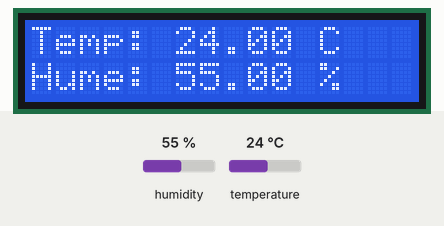
This sketch was run on a simulated Arduino Uno, built with avr-gcc and run on an emulated ATmega328P. Shown: 16×2 character LCD. Inputs (shaded band) come from the test bench; at power-on: humidity 55 %, temperature 24 °C.

Above: at 1.2 s.
1.3 s: humidity set to 22 %
At 3.1 s:
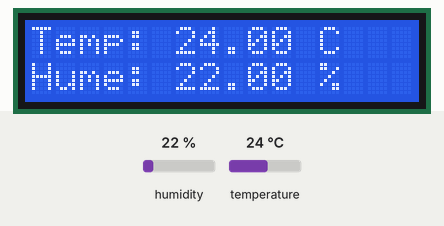
4.0 s: temperature set to 12 °C
At 5.2 s:
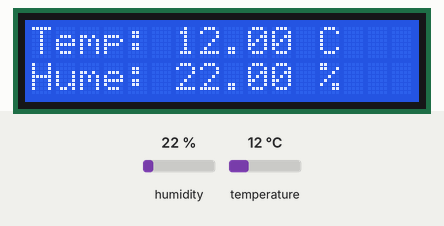
6.7 s: humidity set to 40 %
At 9.5 s:
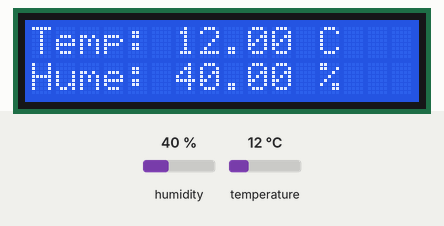
9.8 s: temperature set to 19 °C
At 11.6 s:
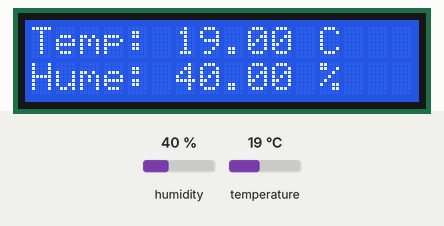
Timing chart, 0 to 13.1 s (numbered marks = the images above; inputs shaded):
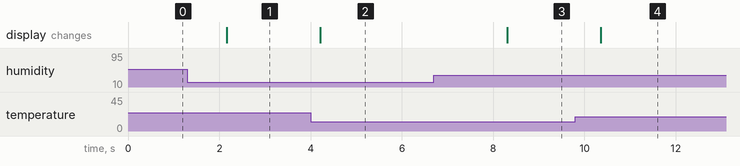

Measured:
- after the input at 1.3 s, the display: changes after 0.86 s (image 1)
- after the input at 4.0 s, the display: changes after 0.21 s (image 2)
- after the input at 6.7 s, the display: changes after 1.6 s (image 3)
- after the input at 9.8 s, the display: changes after 0.56 s (image 4)

The sketch:

LCDDHT11.ino
```cpp
// Incluimos las librerias
#include <Wire.h>
#include <DHT.h>
#include <LiquidCrystal_I2C.h>
// Definimos el pin digital donde se conecta el sensor
#define DHTPIN 4
// definimos del tipo de sensor
#define DHTTYPE DHT11
// Definimos la pantalla LCD
LiquidCrystal_I2C lcd(0x27, 2, 1, 0, 4, 5, 6, 7, 3, POSITIVE);
// Definimos el dth para poder obtener sus valores
DHT dht(DHTPIN, DHTTYPE);
void setup() {
  lcd.begin(16,2); //Definimos las dimensiones de nuestra pantalla ancho x alto
  lcd.backlight();
  dht.begin();
}
void loop() {
  float temp = dht.readTemperature(); // Leemos la Temperatura
  float humi = dht.readHumidity(); // Leemos la Humedad
  lcd.setCursor(0,0); // Posicionamos el cursor de nustra pantalla para empezar a escribir

  //Escribimos los datos
  lcd.print("Temp: ");
  lcd.print(temp);
  lcd.print(" C");
  lcd.setCursor(0,1);
  lcd.print("Hume: ");
  lcd.print(humi);
  lcd.print(" %");
  //Mostramos los datos durante dos segundos y volvemos a tomar nuevos valores
  delay(2000);
}
```
